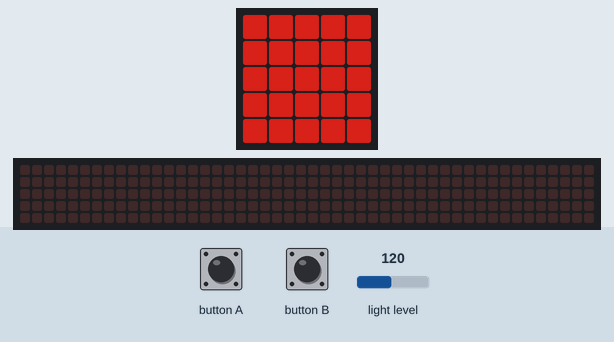
This program was run on a simulated BBC micro:bit (MakeCode). Parts: the board's 5×5 LED display, a strip that is not on the board, showing the scrolling text unrolled. Inputs (shaded band) come from the test bench; at power-on: light level 120. Dim RGB values are drawn brighter than linear; the 48×5 strip is a reading aid, not a part: it shows the text the display is scrolling, unrolled, one strip-width of it at a time.

Above: at 1.2 s.
1.3 s: button A pressed for 0.15 s
At 1.9 s:
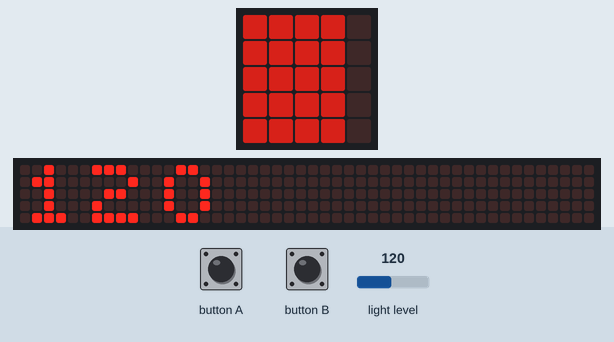
2.0 s: button B pressed for 0.15 s
2.7 s: light level set to 5
5.7 s: button A pressed for 0.15 s
At 7.2 s:
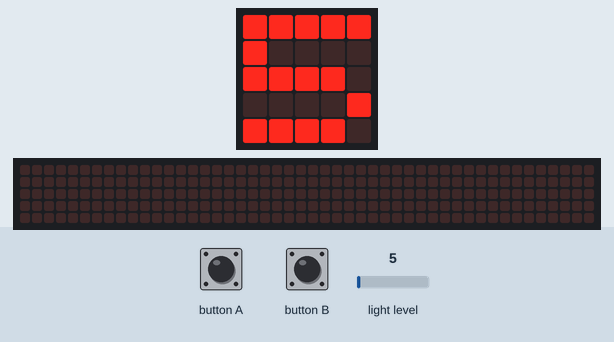
8.8 s: light level set to 64
At 10.2 s:
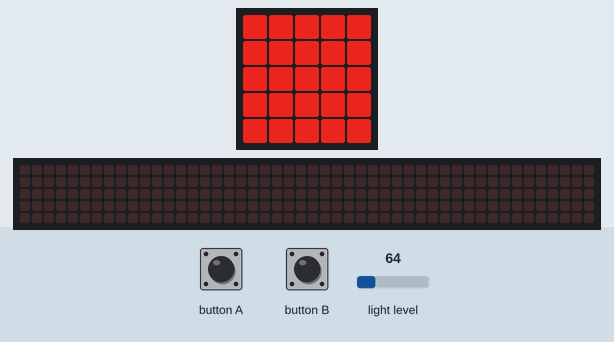
10.5 s: button B pressed for 0.15 s
At 11.2 s:
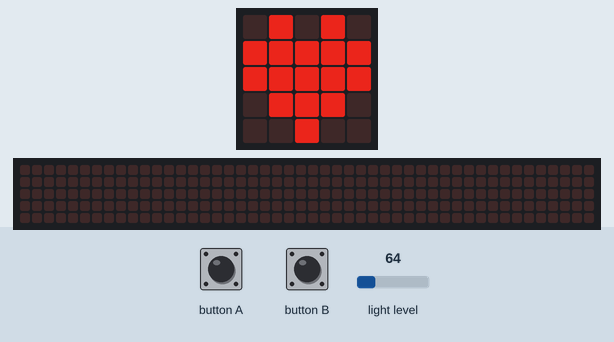
Timing chart, 0 to 13.5 s (numbered marks = the images above; inputs shaded):
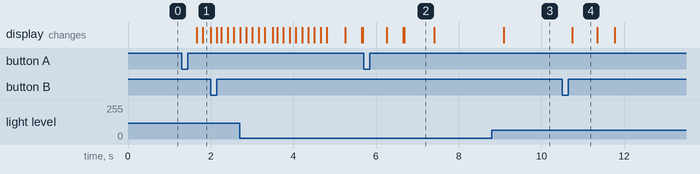

The program:

main.ts
```typescript
input.onButtonPressed(Button.A, function () {
    basic.showNumber(input.lightLevel())
})
input.onButtonPressed(Button.B, function () {
    basic.showIcon(IconNames.Heart)
    led.setBrightness(input.lightLevel())
})
basic.forever(function () {
    led.setBrightness(255 - input.lightLevel())
    basic.showLeds(`
        # # # # #
        # # # # #
        # # # # #
        # # # # #
        # # # # #
        `)
})
```

test.ts
```typescript
// 在這裡測試；當此封包作為擴充功能時，將不會編譯此內容。
```

Measured:
- after the input at 1.3 s, the display: first changes after 0.36 s (image 1 shows a later state)
- after the input at 8.8 s, the display: changes after 0.29 s (image 3)
- after the input at 10.5 s, the display: changes after 0.25 s (image 4)
- what the display in image 2 shows lasts 0.7 s, from 6.7 s to 7.4 s
- what the display in image 4 shows lasts 0.6 s, from 10.8 s to 11.4 s
